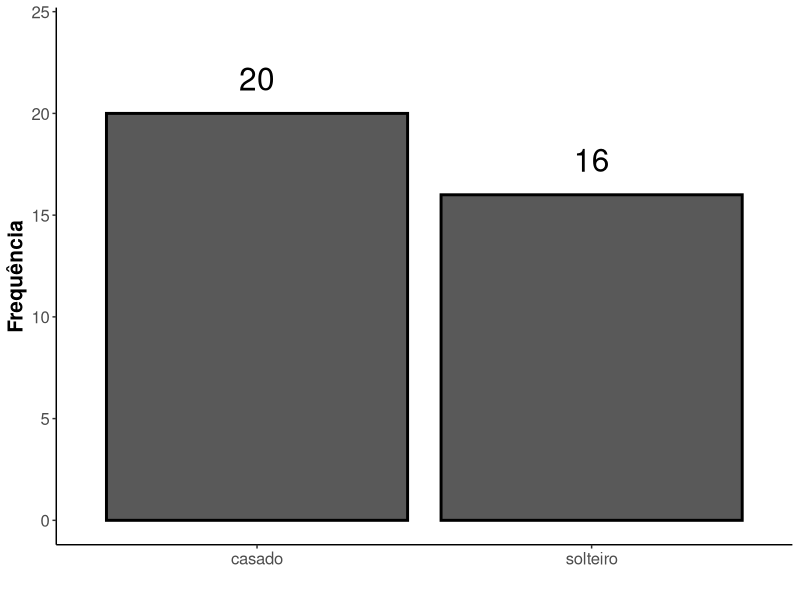
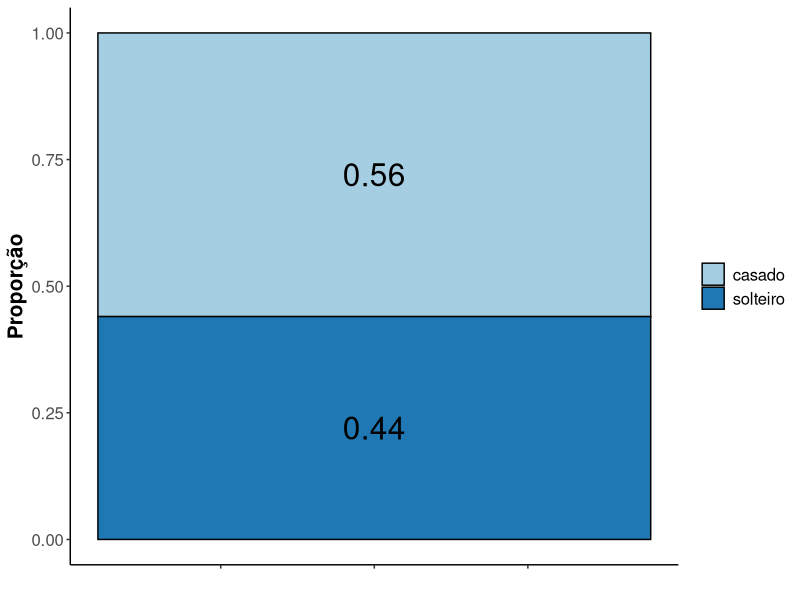
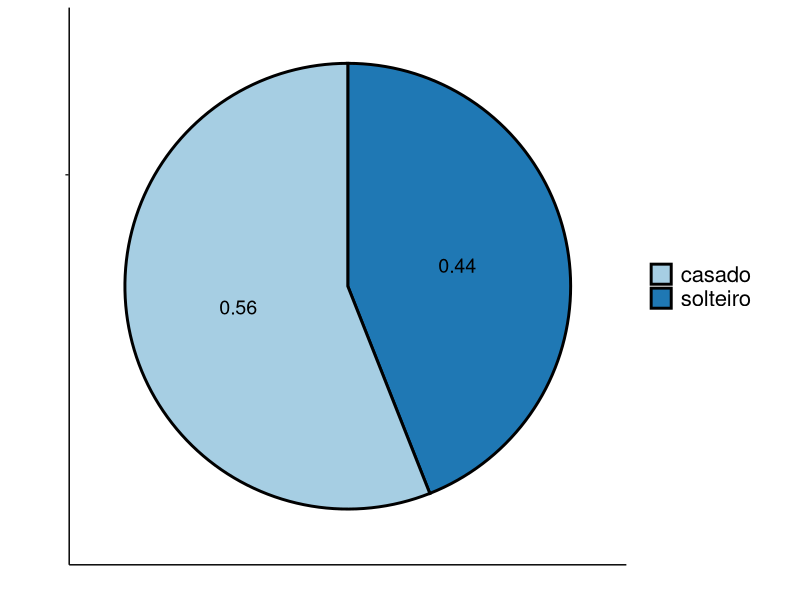
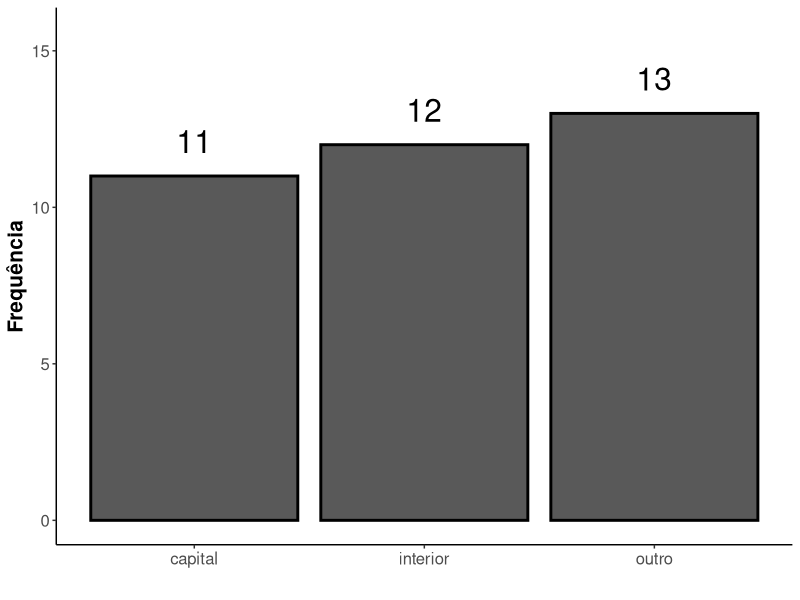
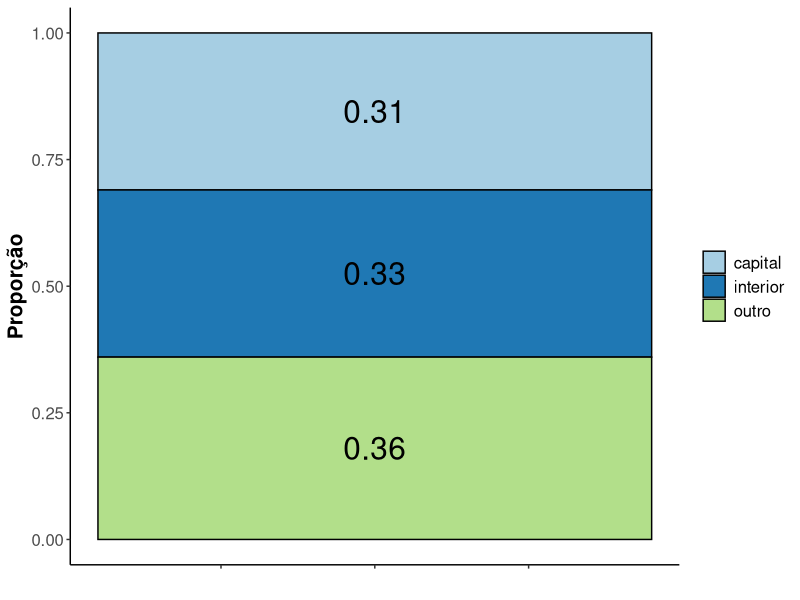
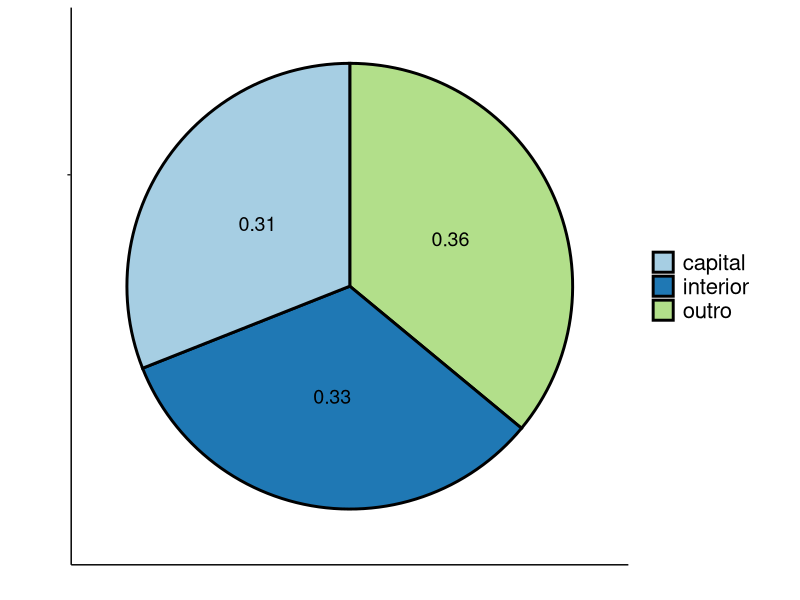
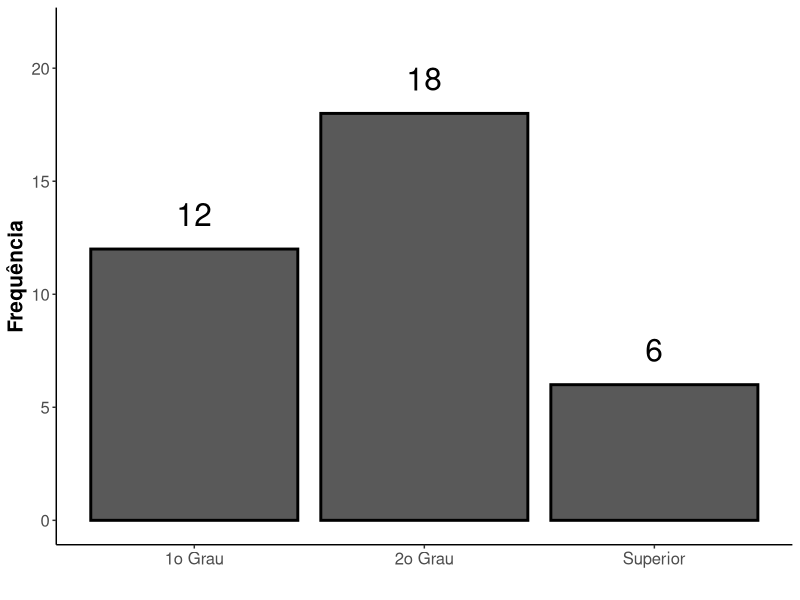
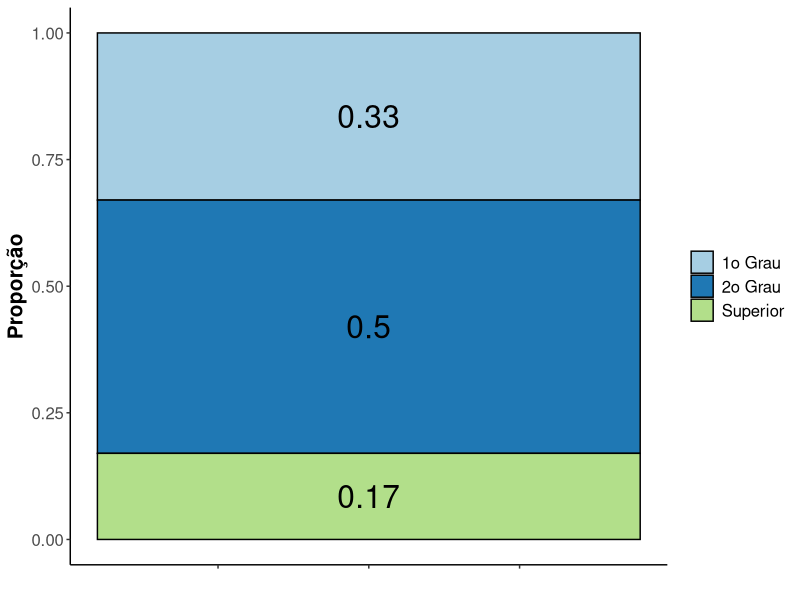

Source code (R) for these figures, in order:

#-----------------------------------------------------------------------

## livro Estatística Básica de W. Bussab e P. Morettin 
## traz no primeiro capítulo um conjunto de dados hipotético 
## de atributos de 36 funcionários da companhia Milsa

#-----------------------------------------------------------------------
library(tidyverse)
#-----------------------------------------------------------------------

dados <- read.csv("milsa.csv")

summary(dados)
names(dados)

#-----------------------------------------------------------------------

tabela1 <- dados %>%
  group_by(estado_civil) %>%
  summarize(Frequência = n()) %>%
  mutate(`Freq. Relativa` = round(Frequência/sum(Frequência),2))

tabela1 <- 
  tabela1 %>% 
  add_row(estado_civil = 'Total', 
          Frequência = sum(tabela1$Frequência),
          `Freq. Relativa` = sum(tabela1$`Freq. Relativa`)
  )

names(tabela1)[1] <- "Estado civil" 

#-----------------------------------------------------------------------

knitr::kable(tabela1, 
             caption = "Tabela de frequências para o estado civil", 
             align ="ccc" )

#-----------------------------------------------------------------------

ggplot(data=tabela1[-nrow(tabela1),], 
       aes(x=`Estado civil`, 
           y=Frequência#, 
           #fill = Niveis
       )) + 
  geom_bar(stat="identity", 
           col=1,
           lwd=1)+
  ylim(c(0, 
         (max(tabela1[-nrow(tabela1),]$Frequência)+ (max(tabela1[-nrow(tabela1),]$Frequência)*0.2))))+
  geom_text(aes(label=Frequência), 
            vjust=-1, 
            color=1, 
            size=8)+
  ylab("Frequência") +
  xlab("") +
  #ggtitle("Gráfico")+
  theme_classic() + theme(#legend.position = 'bottom',
    plot.title = element_text(family = "Helvetica", 
                              face = "bold", 
                              size = (20),
                              hjust = 0.5),
    axis.title = element_text(face = "bold",
                              size = 15),
    #axis.text = element_blank(),
    legend.title = element_blank(),
    text = element_text(size=15)) 

#-----------------------------------------------------------------------

ggplot(data=tabela1[-nrow(tabela1),], aes(x=1, 
                                          y=`Freq. Relativa`, 
                                          fill = `Estado civil`
)) + 
  geom_col(col = 1) +
  geom_text(aes(label = `Freq. Relativa`),
            position = position_stack(vjust = 0.5),
            size = 8) +
  ylab("Proporção") +
  xlab("") +
  #ggtitle("Gráfico")+
  theme_classic() + theme(#legend.position = 'bottom',
    plot.title = element_text(family = "Helvetica", 
                              face = "bold", 
                              size = (20),
                              hjust = 0.5),
    axis.title = element_text(face = "bold",
                              size = 15),
    axis.text.x = element_blank(),
    legend.title = element_blank(),
    text = element_text(size=15))  +
  scale_fill_brewer(palette="Paired")

#-----------------------------------------------------------------------

tabela1 <- tabela1[-nrow(tabela1),] %>% 
  arrange(desc(`Estado civil`)) %>%
  mutate(ypos = cumsum(`Freq. Relativa`)- 0.5*`Freq. Relativa`)

ggplot(tabela1, 
       aes(x="", y=`Freq. Relativa`, fill=`Estado civil`)) +
  geom_bar(stat="identity", 
           width=1,
           col = 1,
           lwd = 1) +
  coord_polar("y", start=0) +
  theme_classic() + 
  #theme(legend.position="none") +
  geom_text(aes(y = ypos, label = `Freq. Relativa`), 
            color = 1, 
            size = 5)+
  ylab("") +
  xlab("") +
  #ggtitle("Gráfico")+
  theme(legend.position = 'right',
        plot.title = element_text(family = "Helvetica", 
                                  face = "bold", 
                                  size = (20),
                                  hjust = 0.5),
        axis.title = element_text(face = "bold",
                                  size = 15),
        axis.text = element_blank(),
        legend.title = element_blank(),
        text = element_text(size=20)) +
  scale_fill_brewer(palette="Paired")

#-----------------------------------------------------------------------

tabela3 <- dados %>%
  group_by(regiao) %>%
  summarize(Frequência = n()) %>%
  mutate(`Freq. Relativa` = round(Frequência/sum(Frequência),2))

tabela3 <- 
  tabela3 %>% 
  add_row(regiao = 'Total', 
          Frequência = sum(tabela1$Frequência),
          `Freq. Relativa` = sum(tabela1$`Freq. Relativa`)
  )

names(tabela3)[1] <- "Região" 

#-----------------------------------------------------------------------

knitr::kable(tabela3, 
             caption = "Tabela de frequências para a região", 
             align ="ccc" )

#-----------------------------------------------------------------------

ggplot(data=tabela3[-nrow(tabela3),], 
       aes(x=Região, 
           y=Frequência#, 
           #fill = Niveis
       )) + 
  geom_bar(stat="identity", 
           col=1,
           lwd=1)+
  ylim(c(0, 
         (max(tabela3[-nrow(tabela3),]$Frequência)+ (max(tabela3[-nrow(tabela3),]$Frequência)*0.2))))+
  geom_text(aes(label=Frequência), 
            vjust=-1, 
            color=1, 
            size=8)+
  ylab("Frequência") +
  xlab("") +
  #ggtitle("Gráfico")+
  theme_classic() + theme(#legend.position = 'bottom',
    plot.title = element_text(family = "Helvetica", 
                              face = "bold", 
                              size = (20),
                              hjust = 0.5),
    axis.title = element_text(face = "bold",
                              size = 15),
    #axis.text = element_blank(),
    legend.title = element_blank(),
    text = element_text(size=15)) 

#-----------------------------------------------------------------------

ggplot(data=tabela3[-nrow(tabela3),], aes(x=1, 
                                          y=`Freq. Relativa`, 
                                          fill = Região
)) + 
  geom_col(col = 1) +
  geom_text(aes(label = `Freq. Relativa`),
            position = position_stack(vjust = 0.5),
            size = 8) +
  ylab("Proporção") +
  xlab("") +
  #ggtitle("Gráfico")+
  theme_classic() + theme(#legend.position = 'bottom',
    plot.title = element_text(family = "Helvetica", 
                              face = "bold", 
                              size = (20),
                              hjust = 0.5),
    axis.title = element_text(face = "bold",
                              size = 15),
    axis.text.x = element_blank(),
    legend.title = element_blank(),
    text = element_text(size=15))  +
  scale_fill_brewer(palette="Paired")

#-----------------------------------------------------------------------

tabela3 <- tabela3[-nrow(tabela3),] %>% 
  arrange(desc(Região)) %>%
  mutate(ypos = cumsum(`Freq. Relativa`)- 0.5*`Freq. Relativa`)

ggplot(tabela3, 
       aes(x="", y=`Freq. Relativa`, fill=Região)) +
  geom_bar(stat="identity", 
           width=1,
           col = 1,
           lwd = 1) +
  coord_polar("y", start=0) +
  theme_classic() + 
  #theme(legend.position="none") +
  geom_text(aes(y = ypos, label = `Freq. Relativa`), 
            color = 1, 
            size = 5)+
  ylab("") +
  xlab("") +
  #ggtitle("Gráfico")+
  theme(legend.position = 'right',
        plot.title = element_text(family = "Helvetica", 
                                  face = "bold", 
                                  size = (20),
                                  hjust = 0.5),
        axis.title = element_text(face = "bold",
                                  size = 15),
        axis.text = element_blank(),
        legend.title = element_blank(),
        text = element_text(size=20)) +
  scale_fill_brewer(palette="Paired")

#-----------------------------------------------------------------------

tabela2 <- dados %>%
  group_by(instrucao) %>%
  summarize(Frequência = n()) %>%
  mutate(`Freq. Relativa` = round(Frequência/sum(Frequência),2))

tabela2 <- 
  tabela2 %>% 
  add_row(instrucao = 'Total', 
          Frequência = sum(tabela1$Frequência),
          `Freq. Relativa` = sum(tabela1$`Freq. Relativa`)
  )

names(tabela2)[1] <- "Instrução" 

#-----------------------------------------------------------------------

knitr::kable(tabela2, 
             caption = "Tabela de frequências para o grau de instrução", 
             align ="ccc" )

#-----------------------------------------------------------------------

ggplot(data=tabela2[-nrow(tabela2),], 
       aes(x=Instrução, 
           y=Frequência#, 
           #fill = Niveis
       )) + 
  geom_bar(stat="identity", 
           col=1,
           lwd=1)+
  ylim(c(0, 
         (max(tabela2[-nrow(tabela2),]$Frequência)+ (max(tabela2[-nrow(tabela2),]$Frequência)*0.2))))+
  geom_text(aes(label=Frequência), 
            vjust=-1, 
            color=1, 
            size=8)+
  ylab("Frequência") +
  xlab("") +
  #ggtitle("Gráfico")+
  theme_classic() + theme(#legend.position = 'bottom',
    plot.title = element_text(family = "Helvetica", 
                              face = "bold", 
                              size = (20),
                              hjust = 0.5),
    axis.title = element_text(face = "bold",
                              size = 15),
    #axis.text = element_blank(),
    legend.title = element_blank(),
    text = element_text(size=15)) 

#-----------------------------------------------------------------------

ggplot(data=tabela2[-nrow(tabela2),], aes(x=1, 
                                          y=`Freq. Relativa`, 
                                          fill = Instrução
)) + 
  geom_col(col = 1) +
  geom_text(aes(label = `Freq. Relativa`),
            position = position_stack(vjust = 0.5),
            size = 8) +
  ylab("Proporção") +
  xlab("") +
  #ggtitle("Gráfico")+
  theme_classic() + theme(#legend.position = 'bottom',
    plot.title = element_text(family = "Helvetica", 
                              face = "bold", 
                              size = (20),
                              hjust = 0.5),
    axis.title = element_text(face = "bold",
                              size = 15),
    axis.text.x = element_blank(),
    legend.title = element_blank(),
    text = element_text(size=15))  +
  scale_fill_brewer(palette="Paired")

#-----------------------------------------------------------------------

tabela2 <- tabela2[-nrow(tabela2),] %>% 
  arrange(desc(Instrução)) %>%
  mutate(ypos = cumsum(`Freq. Relativa`)- 0.5*`Freq. Relativa`)

ggplot(tabela2, 
       aes(x="", y=`Freq. Relativa`, fill=Instrução)) +
  geom_bar(stat="identity", 
           width=1,
           col = 1,
           lwd = 1) +
  coord_polar("y", start=0) +
  theme_classic() + 
  #theme(legend.position="none") +
  geom_text(aes(y = ypos, label = `Freq. Relativa`), 
            color = 1, 
            size = 5)+
  ylab("") +
  xlab("") +
  #ggtitle("Gráfico")+
  theme(legend.position = 'right',
        plot.title = element_text(family = "Helvetica", 
                                  face = "bold", 
                                  size = (20),
                                  hjust = 0.5),
        axis.title = element_text(face = "bold",
                                  size = 15),
        axis.text = element_blank(),
        legend.title = element_blank(),
        text = element_text(size=20)) +
  scale_fill_brewer(palette="Paired")

#-----------------------------------------------------------------------